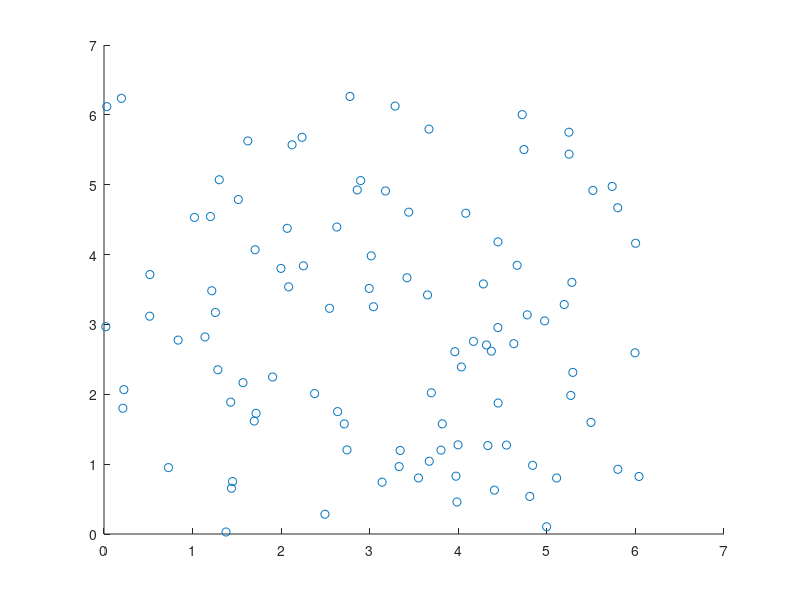

Write the MATLAB code that produced this figure. (Note: this script raises an error after producing the figure.)

% ----------------- PArticle Swarm Optimisation-------------

% Parameters
N = 100;          % Population size = 50

%    Initialisation
x = zeros(N,1);
v = zeros(N,1);
for i =1:N
    x(i) = 6.28*rand();
    v(i) = 6.28*rand();
end

% Plotting
figure ;
hold on;
plot(x,v,'o');
hold off;

%Fitness


pbest = x;
gbest = max(pbest);

for i=1:1000000
    
    for j = 1:N
       if fitness(x(j)) > fitness(pbest(j))
           pbest(j) = x(j);
       end
       gbest = max(pbest);
       v(j) = 0.8 * v(j) + rand()*(pbest(j)-x(j)) + rand()*(gbest-x(j));
       x(j) = x(j) + v(j);
        
    end
    
    
    
    

end

% Plotting
figure ;
hold on;
plot(x,v,'o');
hold off;